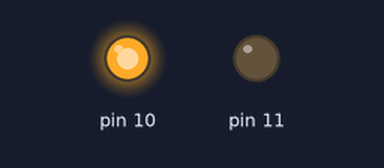
This sketch was run on a simulated Arduino Uno, built with avr-gcc and run on an emulated ATmega328P. Parts: output pins drawn as LEDs (lit = HIGH).

Above: at 0.05 s.
At 0.75 s:
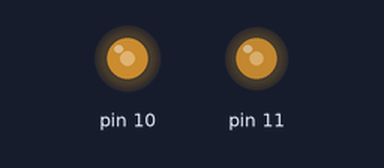
At 1.45 s:
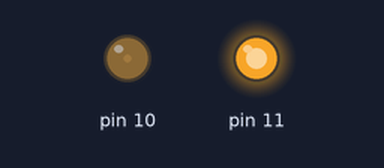
At 2.9 s:
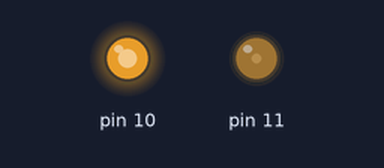
Timing chart, 0 to 7.4 s (numbered marks = the images above):
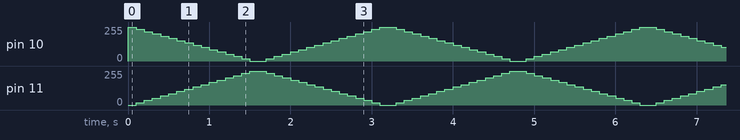

The sketch:

lab_3_fading1.ino
```cpp
// C++ code
//
void setup()
{

}


void loop()
{

  int red = 0;
int blue = 255;

  for(int i=0; i<=255; i+= 17){

  analogWrite(11, red);
  analogWrite(10, blue);
     red += 17;
    blue -= 17;
 	delay(100);
  }


  red = 255;
  blue = 0;

  for(int i=0; i<=255; i+= 17){

  analogWrite(11, red);
  analogWrite(10, blue);
red -= 17;
    blue += 17;
delay(100);
  }

}
```
